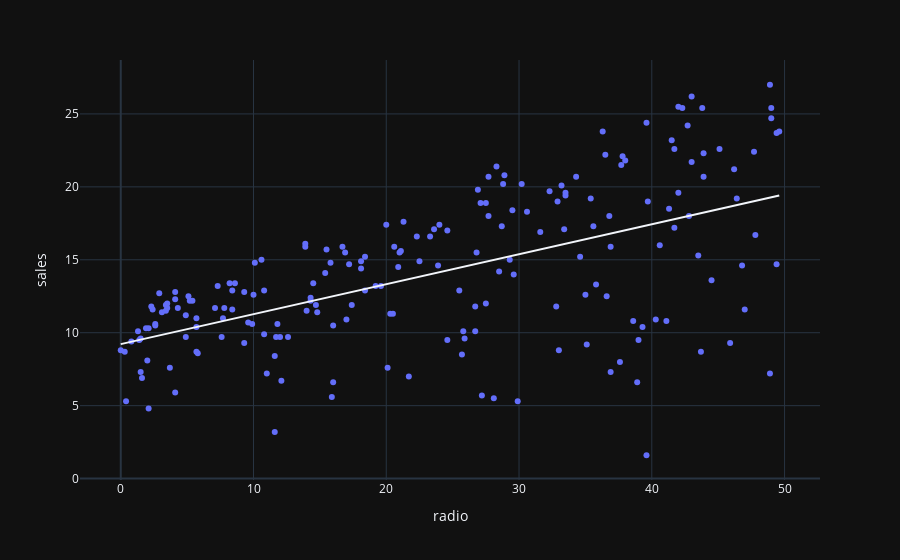

Write notebook code for a chart like this one.
### Code cell
min_x = df.radio.min()
max_x = df.radio.max()
fig.add_shape(type="line", x0=min_x, y0=predict(min_x, w, b), x1=max_x, y1=predict(max_x, w, b))
fig.show()

### Figure 1 — Plotly figure (JSON) as saved in the notebook; plotly's stock layout.template omitted (floating-point values rounded to 4 significant figures; data arrays with more than 128 entries replaced by an {"elided": "..."} marker saying what was removed)
{"data": [{"hovertemplate": "radio=%{x}<br>sales=%{y}<extra></extra>", "legendgroup": "", "marker": {"color": "#636efa", "symbol": "circle"}, "mode": "markers", "name": "", "orientation": "v", "showlegend": false, "x": {"elided": "200 float values"}, "xaxis": "x", "y": {"elided": "200 float values"}, "yaxis": "y", "type": "scatter"}], "layout": {"xaxis": {"anchor": "y", "domain": [0.0, 1.0], "title": {"text": "radio"}}, "yaxis": {"anchor": "x", "domain": [0.0, 1.0], "title": {"text": "sales"}}, "legend": {"tracegroupgap": 0}, "margin": {"t": 60}, "shapes": [{"type": "line", "x0": 0.0, "x1": 49.6, "y0": 9.219, "y1": 19.4}]}}
